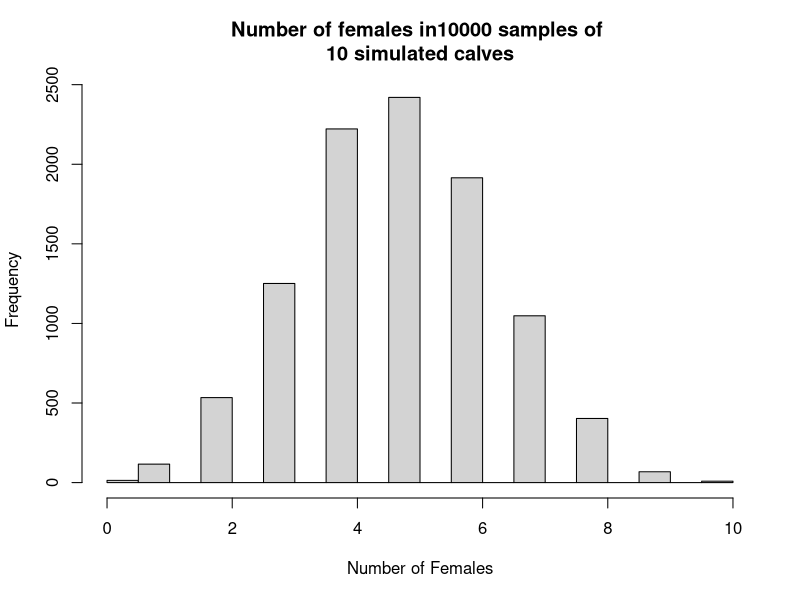

Write the R code that produced this figure.
## ---- chunk 1
# Set the number of trials.
n_trials <- 10000

# Set the size of each sample.
sample_size <- 10

# Probability of any one calf being female.
p_female <- 100 / 206

# A vector to store the results.
scores <- numeric(n_trials)

# for 10000 repeats.
for (i in 1:n_trials) {

    a <- sample(c('female', 'male'),
                size=sample_size,
                prob=c(p_female, 1 - p_female),
                replace=TRUE)
    b <- sum(a == 'female')

    # Store the result of the current trial.
    scores[i] <- b
}

# Plot a histogram of the scores.
title_of_plot <- paste0("Number of females in", n_trials, " samples of \n", sample_size, " simulated calves")
hist(scores, xlab = 'Number of Females', main=title_of_plot)

# Count the number of scores that were greater than or equal to 9.
k <- sum(scores >= 9)

# Express as a proportion.
kk <- k / n_trials

# Show the proportion.
message("Probability of 9 or 10 females occurring by chance: ", kk)
